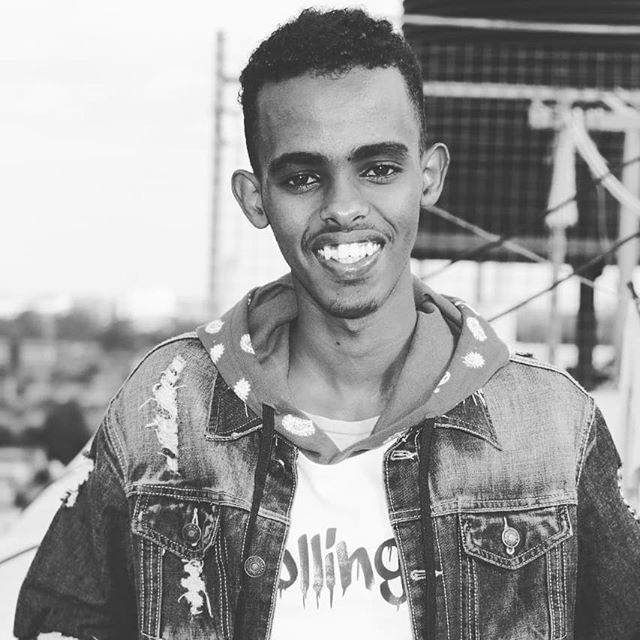
#> input picture fatah.jpg, 640 x 640 px
$ jupyter execute eye_recognition.ipynb
#> lines starting #> are read from the running program, lines starting #| are printed output that depends on the picture
[cell 1]
import cv2
import numpy as np

[cell 2]
cascade = cv2.CascadeClassifier("haarcascade_eye.xml")

[cell 3]
img = cv2.imread("fatah.jpg")
#> img is the input picture: shape (640, 640, 3); min 19, max 255, mean 155.3

[cell 4]
img = cv2.resize(img, (500,500))
#> img: shape (500, 500, 3)
copy = img.copy()
gray = cv2.cvtColor(copy, cv2.COLOR_BGR2GRAY)
eyes = cascade.detectMultiScale(gray,1.3,5)
#> eyes = [[274, 112, 42, 42], [218, 119, 42, 42]]

[cell 5]
for(ex,ey,ew,eh) in eyes:
    cv2.rectangle(copy, (ex, ey), (ex+ew, ey+eh), (0, 255, 0), 2)
#> this loop made 2 passes
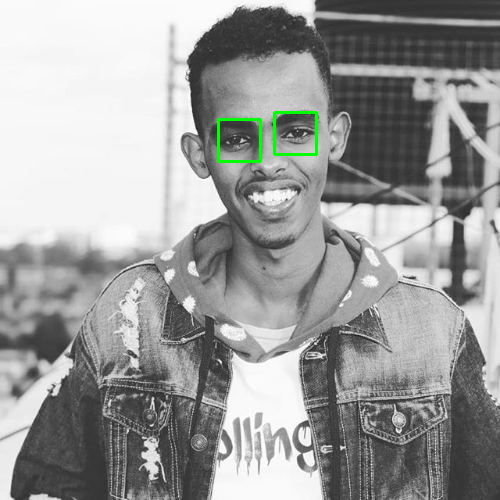
#> copy: shape (500, 500, 3); mean B, G, R 154.7, 155.7, 154.7

[cell 6]
stack = np.hstack([img, copy])
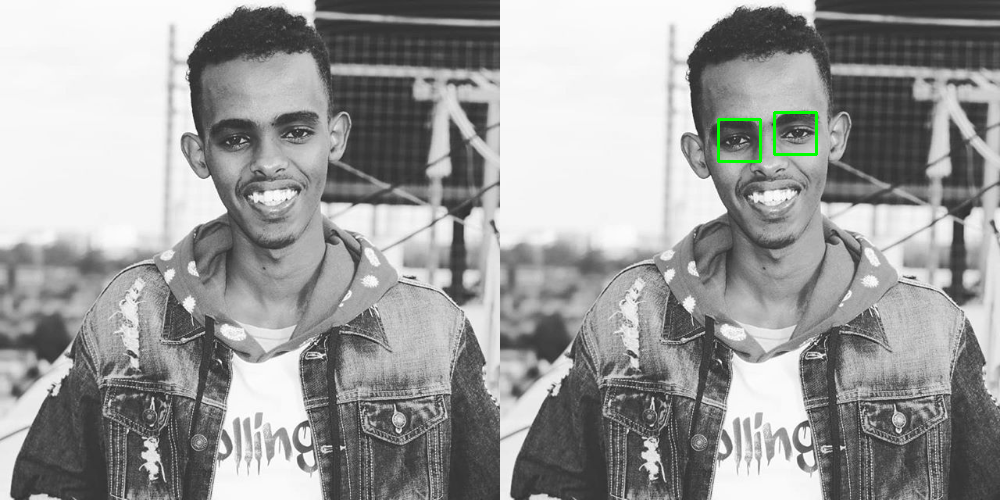
#> stack: shape (500, 1000, 3); mean B, G, R 155, 155.5, 155

[cell 7]
cv2.imshow('Output', stack)
cv2.waitKey(0)
#> Out = 27
